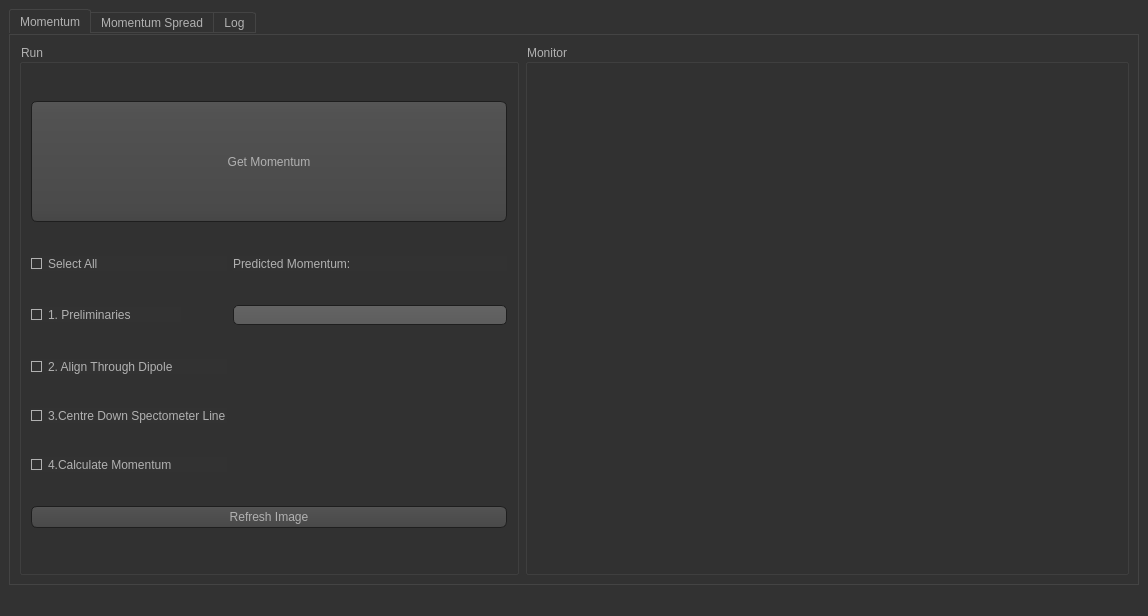
<?xml version="1.0" encoding="UTF-8"?>
<ui version="4.0">
 <class>MainWindow</class>
 <widget class="QMainWindow" name="MainWindow">
  <property name="geometry">
   <rect>
    <x>0</x>
    <y>0</y>
    <width>1148</width>
    <height>616</height>
   </rect>
  </property>
  <property name="windowTitle">
   <string>MainWindow</string>
  </property>
  <property name="styleSheet">
   <string notr="true">QToolTip
{
     border: 1px solid black;
     background-color: #ffa02f;
     padding: 1px;
     border-radius: 3px;
     opacity: 100;
}

QWidget
{
    color: #b1b1b1;
    background-color: #323232;
}

QWidget:item:hover
{
    background-color: QLinearGradient( x1: 0, y1: 0, x2: 0, y2: 1, stop: 0 #ffa02f, stop: 1 #ca0619);
    color: #000000;
}

QWidget:item:selected
{
    background-color: QLinearGradient( x1: 0, y1: 0, x2: 0, y2: 1, stop: 0 #ffa02f, stop: 1 #d7801a);
}

QMenuBar::item
{
    background: transparent;
}

QMenuBar::item:selected
{
    background: transparent;
    border: 1px solid #ffaa00;
}

QMenuBar::item:pressed
{
    background: #444;
    border: 1px solid #000;
    background-color: QLinearGradient(
        x1:0, y1:0,
        x2:0, y2:1,
        stop:1 #212121,
        stop:0.4 #343434/*,
        stop:0.2 #343434,
        stop:0.1 #ffaa00*/
    );
    margin-bottom:-1px;
    padding-bottom:1px;
}

QMenu
{
    border: 1px solid #000;
}

QMenu::item
{
    padding: 2px 20px 2px 20px;
}

QMenu::item:selected
{
    color: #000000;
}

QWidget:disabled
{
    color: #404040;
    background-color: #323232;
}

QAbstractItemView
{
    background-color: QLinearGradient( x1: 0, y1: 0, x2: 0, y2: 1, stop: 0 #4d4d4d, stop: 0.1 #646464, stop: 1 #5d5d5d);
}

QWidget:focus
{
    /*border: 2px solid QLinearGradient( x1: 0, y1: 0, x2: 0, y2: 1, stop: 0 #ffa02f, stop: 1 #d7801a);*/
}

QLineEdit
{
    background-color: QLinearGradient( x1: 0, y1: 0, x2: 0, y2: 1, stop: 0 #4d4d4d, stop: 0 #646464, stop: 1 #5d5d5d);
    padding: 1px;
    border-style: solid;
    border: 1px solid #1e1e1e;
    border-radius: 5;
}

QPushButton
{
    color: #b1b1b1;
    background-color: QLinearGradient( x1: 0, y1: 0, x2: 0, y2: 1, stop: 0 #565656, stop: 0.1 #525252, stop: 0.5 #4e4e4e, stop: 0.9 #4a4a4a, stop: 1 #464646);
    border-width: 1px;
    border-color: #1e1e1e;
    border-style: solid;
    border-radius: 6;
    padding: 3px;
    font-size: 12px;
    padding-left: 5px;
    padding-right: 5px;
}

QPushButton:pressed
{
    background-color: QLinearGradient( x1: 0, y1: 0, x2: 0, y2: 1, stop: 0 #2d2d2d, stop: 0.1 #2b2b2b, stop: 0.5 #292929, stop: 0.9 #282828, stop: 1 #252525);
}

QComboBox
{
    selection-background-color: #ffaa00;
    background-color: QLinearGradient( x1: 0, y1: 0, x2: 0, y2: 1, stop: 0 #565656, stop: 0.1 #525252, stop: 0.5 #4e4e4e, stop: 0.9 #4a4a4a, stop: 1 #464646);
    border-style: solid;
    border: 1px solid #1e1e1e;
    border-radius: 5;
}

QComboBox:hover,QPushButton:hover
{
    border: 2px solid QLinearGradient( x1: 0, y1: 0, x2: 0, y2: 1, stop: 0 #ffa02f, stop: 1 #d7801a);
}


QComboBox:on
{
    padding-top: 3px;
    padding-left: 4px;
    background-color: QLinearGradient( x1: 0, y1: 0, x2: 0, y2: 1, stop: 0 #2d2d2d, stop: 0.1 #2b2b2b, stop: 0.5 #292929, stop: 0.9 #282828, stop: 1 #252525);
    selection-background-color: #ffaa00;
}

QComboBox QAbstractItemView
{
    border: 2px solid darkgray;
    selection-background-color: QLinearGradient( x1: 0, y1: 0, x2: 0, y2: 1, stop: 0 #ffa02f, stop: 1 #d7801a);
}

QComboBox::drop-down
{
     subcontrol-origin: padding;
     subcontrol-position: top right;
     width: 15px;

     border-left-width: 0px;
     border-left-color: darkgray;
     border-left-style: solid; /* just a single line */
     border-top-right-radius: 3px; /* same radius as the QComboBox */
     border-bottom-right-radius: 3px;
 }

QComboBox::down-arrow
{
     image: url(:/down_arrow.png);
}

QGroupBox:focus
{
border: 2px solid QLinearGradient( x1: 0, y1: 0, x2: 0, y2: 1, stop: 0 #ffa02f, stop: 1 #d7801a);
}

QTextEdit:focus
{
    border: 2px solid QLinearGradient( x1: 0, y1: 0, x2: 0, y2: 1, stop: 0 #ffa02f, stop: 1 #d7801a);
}

QScrollBar:horizontal {
     border: 1px solid #222222;
     background: QLinearGradient( x1: 0, y1: 0, x2: 0, y2: 1, stop: 0.0 #121212, stop: 0.2 #282828, stop: 1 #484848);
     height: 7px;
     margin: 0px 16px 0 16px;
}

QScrollBar::handle:horizontal
{
      background: QLinearGradient( x1: 0, y1: 0, x2: 1, y2: 0, stop: 0 #ffa02f, stop: 0.5 #d7801a, stop: 1 #ffa02f);
      min-height: 20px;
      border-radius: 2px;
}

QScrollBar::add-line:horizontal {
      border: 1px solid #1b1b19;
      border-radius: 2px;
      background: QLinearGradient( x1: 0, y1: 0, x2: 1, y2: 0, stop: 0 #ffa02f, stop: 1 #d7801a);
      width: 14px;
      subcontrol-position: right;
      subcontrol-origin: margin;
}

QScrollBar::sub-line:horizontal {
      border: 1px solid #1b1b19;
      border-radius: 2px;
      background: QLinearGradient( x1: 0, y1: 0, x2: 1, y2: 0, stop: 0 #ffa02f, stop: 1 #d7801a);
      width: 14px;
     subcontrol-position: left;
     subcontrol-origin: margin;
}

QScrollBar::right-arrow:horizontal, QScrollBar::left-arrow:horizontal
{
      border: 1px solid black;
      width: 1px;
      height: 1px;
      background: white;
}

QScrollBar::add-page:horizontal, QScrollBar::sub-page:horizontal
{
      background: none;
}

QScrollBar:vertical
{
      background: QLinearGradient( x1: 0, y1: 0, x2: 1, y2: 0, stop: 0.0 #121212, stop: 0.2 #282828, stop: 1 #484848);
      width: 7px;
      margin: 16px 0 16px 0;
      border: 1px solid #222222;
}

QScrollBar::handle:vertical
{
      background: QLinearGradient( x1: 0, y1: 0, x2: 0, y2: 1, stop: 0 #ffa02f, stop: 0.5 #d7801a, stop: 1 #ffa02f);
      min-height: 20px;
      border-radius: 2px;
}

QScrollBar::add-line:vertical
{
      border: 1px solid #1b1b19;
      border-radius: 2px;
      background: QLinearGradient( x1: 0, y1: 0, x2: 0, y2: 1, stop: 0 #ffa02f, stop: 1 #d7801a);
      height: 14px;
      subcontrol-position: bottom;
      subcontrol-origin: margin;
}

QScrollBar::sub-line:vertical
{
      border: 1px solid #1b1b19;
      border-radius: 2px;
      background: QLinearGradient( x1: 0, y1: 0, x2: 0, y2: 1, stop: 0 #d7801a, stop: 1 #ffa02f);
      height: 14px;
      subcontrol-position: top;
      subcontrol-origin: margin;
}

QScrollBar::up-arrow:vertical, QScrollBar::down-arrow:vertical
{
      border: 1px solid black;
      width: 1px;
      height: 1px;
      background: white;
}


QScrollBar::add-page:vertical, QScrollBar::sub-page:vertical
{
      background: none;
}

QTextEdit
{
    background-color: #242424;
}

QPlainTextEdit
{
    background-color: #242424;
}

QHeaderView::section
{
    background-color: QLinearGradient(x1:0, y1:0, x2:0, y2:1, stop:0 #616161, stop: 0.5 #505050, stop: 0.6 #434343, stop:1 #656565);
    color: white;
    padding-left: 4px;
    border: 1px solid #6c6c6c;
}

QCheckBox:disabled
{
color: #414141;
}

QDockWidget::title
{
    text-align: center;
    spacing: 3px; /* spacing between items in the tool bar */
    background-color: QLinearGradient(x1:0, y1:0, x2:0, y2:1, stop:0 #323232, stop: 0.5 #242424, stop:1 #323232);
}

QDockWidget::close-button, QDockWidget::float-button
{
    text-align: center;
    spacing: 1px; /* spacing between items in the tool bar */
    background-color: QLinearGradient(x1:0, y1:0, x2:0, y2:1, stop:0 #323232, stop: 0.5 #242424, stop:1 #323232);
}

QDockWidget::close-button:hover, QDockWidget::float-button:hover
{
    background: #242424;
}

QDockWidget::close-button:pressed, QDockWidget::float-button:pressed
{
    padding: 1px -1px -1px 1px;
}

QMainWindow::separator
{
    background-color: QLinearGradient(x1:0, y1:0, x2:0, y2:1, stop:0 #161616, stop: 0.5 #151515, stop: 0.6 #212121, stop:1 #343434);
    color: white;
    padding-left: 4px;
    border: 1px solid #4c4c4c;
    spacing: 3px; /* spacing between items in the tool bar */
}

QMainWindow::separator:hover
{

    background-color: QLinearGradient(x1:0, y1:0, x2:0, y2:1, stop:0 #d7801a, stop:0.5 #b56c17 stop:1 #ffa02f);
    color: white;
    padding-left: 4px;
    border: 1px solid #6c6c6c;
    spacing: 3px; /* spacing between items in the tool bar */
}

QToolBar::handle
{
     spacing: 3px; /* spacing between items in the tool bar */
     background: url(:/images/handle.png);
}

QMenu::separator
{
    height: 2px;
    background-color: QLinearGradient(x1:0, y1:0, x2:0, y2:1, stop:0 #161616, stop: 0.5 #151515, stop: 0.6 #212121, stop:1 #343434);
    color: white;
    padding-left: 4px;
    margin-left: 10px;
    margin-right: 5px;
}

QProgressBar
{
    border: 2px solid grey;
    border-radius: 5px;
    text-align: center;
}

QProgressBar::chunk
{
    background-color: #d7801a;
    width: 2.15px;
    margin: 0.5px;
}

QTabBar::tab {
    color: #b1b1b1;
    border: 1px solid #444;
    border-bottom-style: none;
    background-color: #323232;
    padding-left: 10px;
    padding-right: 10px;
    padding-top: 3px;
    padding-bottom: 2px;
    margin-right: -1px;
}

QTabWidget::pane {
    border: 1px solid #444;
    top: 1px;
}

QTabBar::tab:last
{
    margin-right: 0; /* the last selected tab has nothing to overlap with on the right */
    border-top-right-radius: 3px;
}

QTabBar::tab:first:!selected
{
 margin-left: 0px; /* the last selected tab has nothing to overlap with on the right */


    border-top-left-radius: 3px;
}

QTabBar::tab:!selected
{
    color: #b1b1b1;
    border-bottom-style: solid;
    margin-top: 3px;
    background-color: QLinearGradient(x1:0, y1:0, x2:0, y2:1, stop:1 #212121, stop:.4 #343434);
}

QTabBar::tab:selected
{
    border-top-left-radius: 3px;
    border-top-right-radius: 3px;
    margin-bottom: 0px;
}

QTabBar::tab:!selected:hover
{
    /*border-top: 2px solid #ffaa00;
    padding-bottom: 3px;*/
    border-top-left-radius: 3px;
    border-top-right-radius: 3px;
    background-color: QLinearGradient(x1:0, y1:0, x2:0, y2:1, stop:1 #212121, stop:0.4 #343434, stop:0.2 #343434, stop:0.1 #ffaa00);
}

QRadioButton::indicator:checked, QRadioButton::indicator:unchecked{
    color: #b1b1b1;
    background-color: #323232;
    border: 1px solid #b1b1b1;
    border-radius: 6px;
}

QRadioButton::indicator:checked
{
    background-color: qradialgradient(
        cx: 0.5, cy: 0.5,
        fx: 0.5, fy: 0.5,
        radius: 1.0,
        stop: 0.25 #ffaa00,
        stop: 0.3 #323232
    );
}

QCheckBox::indicator{
    color: #b1b1b1;
    background-color: #323232;
    border: 1px solid #b1b1b1;
    width: 9px;
    height: 9px;
}

QRadioButton::indicator
{
    border-radius: 6px;
}

QRadioButton::indicator:hover, QCheckBox::indicator:hover
{
    border: 1px solid #ffaa00;
}

QCheckBox::indicator:checked
{
    background-color: qradialgradient(
        cx: 0.5, cy: 0.5,
        fx: 0.5, fy: 0.5,
        radius: 1.0,
        stop: 0.25 #ffaa00,
        stop: 0.3 #323232
    );
    image:url(:/images/checkbox.png);
}

QCheckBox::indicator:disabled, QRadioButton::indicator:disabled
{
    border: 1px solid #444;
}</string>
  </property>
  <widget class="QWidget" name="centralwidget">
   <layout class="QHBoxLayout" name="horizontalLayout">
    <item>
     <widget class="QTabWidget" name="tabWidget">
      <property name="currentIndex">
       <number>0</number>
      </property>
      <widget class="QWidget" name="tab">
       <attribute name="title">
        <string>Momentum</string>
       </attribute>
       <layout class="QHBoxLayout" name="horizontalLayout_2">
        <item>
         <widget class="QGroupBox" name="groupBox_run">
          <property name="minimumSize">
           <size>
            <width>500</width>
            <height>0</height>
           </size>
          </property>
          <property name="maximumSize">
           <size>
            <width>500</width>
            <height>16777215</height>
           </size>
          </property>
          <property name="title">
           <string>Run</string>
          </property>
          <layout class="QGridLayout" name="gridLayout">
           <item row="7" column="0" colspan="2">
            <widget class="QPushButton" name="pushButton_refreshImage">
             <property name="text">
              <string>Refresh Image</string>
             </property>
            </widget>
           </item>
           <item row="0" column="0" colspan="2">
            <widget class="QPushButton" name="pushButton">
             <property name="sizePolicy">
              <sizepolicy hsizetype="Expanding" vsizetype="Maximum">
               <horstretch>0</horstretch>
               <verstretch>0</verstretch>
              </sizepolicy>
             </property>
             <property name="minimumSize">
              <size>
               <width>281</width>
               <height>121</height>
              </size>
             </property>
             <property name="maximumSize">
              <size>
               <width>500</width>
               <height>121</height>
              </size>
             </property>
             <property name="text">
              <string>Get Momentum</string>
             </property>
            </widget>
           </item>
           <item row="2" column="0">
            <widget class="QCheckBox" name="checkBox_1">
             <property name="sizePolicy">
              <sizepolicy hsizetype="Minimum" vsizetype="Fixed">
               <horstretch>0</horstretch>
               <verstretch>0</verstretch>
              </sizepolicy>
             </property>
             <property name="minimumSize">
              <size>
               <width>140</width>
               <height>0</height>
              </size>
             </property>
             <property name="maximumSize">
              <size>
               <width>150</width>
               <height>16777215</height>
              </size>
             </property>
             <property name="text">
              <string>1. Preliminaries</string>
             </property>
             <property name="checked">
              <bool>true</bool>
             </property>
            </widget>
           </item>
           <item row="1" column="1">
            <widget class="QLabel" name="label_predictMom">
             <property name="text">
              <string>Predicted Momentum:</string>
             </property>
            </widget>
           </item>
           <item row="1" column="0">
            <widget class="QCheckBox" name="checkBox_all">
             <property name="text">
              <string>Select All</string>
             </property>
             <property name="checked">
              <bool>true</bool>
             </property>
            </widget>
           </item>
           <item row="2" column="1">
            <widget class="QLineEdit" name="lineEdit_predictMom"/>
           </item>
           <item row="6" column="0">
            <widget class="QCheckBox" name="checkBox_4">
             <property name="text">
              <string>4.Calculate Momentum</string>
             </property>
             <property name="checked">
              <bool>true</bool>
             </property>
            </widget>
           </item>
           <item row="3" column="0">
            <widget class="QCheckBox" name="checkBox_2">
             <property name="text">
              <string>2. Align Through Dipole</string>
             </property>
             <property name="checked">
              <bool>true</bool>
             </property>
            </widget>
           </item>
           <item row="4" column="0">
            <widget class="QCheckBox" name="checkBox_3">
             <property name="text">
              <string>3.Centre Down Spectometer Line</string>
             </property>
             <property name="checked">
              <bool>true</bool>
             </property>
            </widget>
           </item>
          </layout>
         </widget>
        </item>
        <item>
         <widget class="QGroupBox" name="groupBox_monitor">
          <property name="minimumSize">
           <size>
            <width>600</width>
            <height>0</height>
           </size>
          </property>
          <property name="title">
           <string>Monitor</string>
          </property>
          <layout class="QHBoxLayout" name="horizontalLayout_4"/>
         </widget>
        </item>
       </layout>
      </widget>
      <widget class="QWidget" name="tab_2">
       <attribute name="title">
        <string>Momentum Spread</string>
       </attribute>
       <layout class="QHBoxLayout" name="horizontalLayout_3">
        <item>
         <widget class="QGroupBox" name="groupBox_s_run">
          <property name="minimumSize">
           <size>
            <width>500</width>
            <height>0</height>
           </size>
          </property>
          <property name="maximumSize">
           <size>
            <width>500</width>
            <height>16777215</height>
           </size>
          </property>
          <property name="title">
           <string>Run</string>
          </property>
          <layout class="QGridLayout" name="gridLayout_2">
           <item row="3" column="0">
            <widget class="QCheckBox" name="checkBox_1_s">
             <property name="text">
              <string>1. Checks</string>
             </property>
             <property name="checked">
              <bool>true</bool>
             </property>
            </widget>
           </item>
           <item row="2" column="0">
            <widget class="QCheckBox" name="checkBox_all_s">
             <property name="text">
              <string>Select All</string>
             </property>
             <property name="checked">
              <bool>true</bool>
             </property>
            </widget>
           </item>
           <item row="5" column="0">
            <widget class="QCheckBox" name="checkBox_3_s">
             <property name="text">
              <string>3. Calculate Dispersion</string>
             </property>
             <property name="checked">
              <bool>true</bool>
             </property>
            </widget>
           </item>
           <item row="7" column="0">
            <widget class="QCheckBox" name="checkBox_4_s">
             <property name="text">
              <string>4. Calculate Momentum Spread</string>
             </property>
             <property name="checked">
              <bool>true</bool>
             </property>
            </widget>
           </item>
           <item row="4" column="0">
            <widget class="QCheckBox" name="checkBox_2_s">
             <property name="text">
              <string>2. Set Dispersion</string>
             </property>
             <property name="checked">
              <bool>true</bool>
             </property>
            </widget>
           </item>
           <item row="1" column="0" colspan="2">
            <widget class="QPushButton" name="pushButton_s">
             <property name="sizePolicy">
              <sizepolicy hsizetype="Maximum" vsizetype="Maximum">
               <horstretch>0</horstretch>
               <verstretch>0</verstretch>
              </sizepolicy>
             </property>
             <property name="minimumSize">
              <size>
               <width>281</width>
               <height>121</height>
              </size>
             </property>
             <property name="maximumSize">
              <size>
               <width>500</width>
               <height>121</height>
              </size>
             </property>
             <property name="text">
              <string>Get Momentum Spread</string>
             </property>
            </widget>
           </item>
           <item row="0" column="0">
            <widget class="QCheckBox" name="checkBox_done_mom">
             <property name="text">
              <string>Momentum Measurement Done</string>
             </property>
            </widget>
           </item>
           <item row="8" column="0" colspan="2">
            <widget class="QPushButton" name="pushButton_refreshProfile">
             <property name="text">
              <string>Refresh Profile</string>
             </property>
            </widget>
           </item>
          </layout>
         </widget>
        </item>
        <item>
         <widget class="QGroupBox" name="groupBox_s_monitor">
          <property name="minimumSize">
           <size>
            <width>600</width>
            <height>0</height>
           </size>
          </property>
          <property name="title">
           <string>Monitor</string>
          </property>
          <layout class="QHBoxLayout" name="horizontalLayout_5"/>
         </widget>
        </item>
       </layout>
      </widget>
      <widget class="QWidget" name="tabLog">
       <attribute name="title">
        <string>Log</string>
       </attribute>
       <layout class="QHBoxLayout" name="horizontalLayout_6">
        <item>
         <layout class="QGridLayout" name="gridLayout_3"/>
        </item>
       </layout>
      </widget>
     </widget>
    </item>
   </layout>
  </widget>
  <widget class="QMenuBar" name="menubar">
   <property name="geometry">
    <rect>
     <x>0</x>
     <y>0</y>
     <width>1148</width>
     <height>21</height>
    </rect>
   </property>
  </widget>
  <widget class="QStatusBar" name="statusbar"/>
 </widget>
 <resources/>
 <connections/>
</ui>
